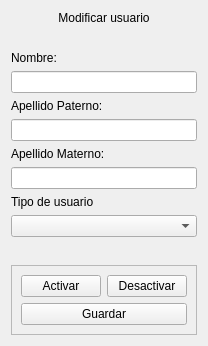
          <widget class="QWidget" name="scrollAreaWidgetContents_2">
           <property name="geometry">
            <rect>
             <x>0</x>
             <y>0</y>
             <width>194</width>
             <height>346</height>
            </rect>
           </property>
           <layout class="QVBoxLayout" name="verticalLayout">
            <item>
             <widget class="QLabel" name="label_modify_user">
              <property name="text">
               <string>Modificar usuario</string>
              </property>
              <property name="alignment">
               <set>Qt::AlignCenter</set>
              </property>
             </widget>
            </item>
            <item>
             <spacer name="horizontal_spacer_modify_user">
              <property name="orientation">
               <enum>Qt::Horizontal</enum>
              </property>
              <property name="sizeHint" stdset="0">
               <size>
                <width>40</width>
                <height>20</height>
               </size>
              </property>
             </spacer>
            </item>
            <item>
             <widget class="QLabel" name="label_modify_user_name">
              <property name="text">
               <string>Nombre:</string>
              </property>
             </widget>
            </item>
            <item>
             <widget class="QLineEdit" name="line_edit_modify_user_name"/>
            </item>
            <item>
             <widget class="QLabel" name="label_modify_user_paternal_surname">
              <property name="text">
               <string>Apellido Paterno:</string>
              </property>
             </widget>
            </item>
            <item>
             <widget class="QLineEdit" name="line_edit_modify_user_paternal_surname"/>
            </item>
            <item>
             <widget class="QLabel" name="label_modify_user_maternal_surname">
              <property name="text">
               <string>Apellido Materno:</string>
              </property>
             </widget>
            </item>
            <item>
             <widget class="QLineEdit" name="line_edit_modify_user_maternal_surname"/>
            </item>
            <item>
             <widget class="QLabel" name="label_modify_user_user_type">
              <property name="text">
               <string>Tipo de usuario</string>
              </property>
             </widget>
            </item>
            <item>
             <widget class="QComboBox" name="combo_box_modify_user_user_type"/>
            </item>
            <item>
             <spacer name="vertical_spacer_modify_user">
              <property name="orientation">
               <enum>Qt::Vertical</enum>
              </property>
              <property name="sizeHint" stdset="0">
               <size>
                <width>20</width>
                <height>40</height>
               </size>
              </property>
             </spacer>
            </item>
            <item>
             <widget class="QFrame" name="frame_modify_user_buttons">
              <property name="frameShape">
               <enum>QFrame::StyledPanel</enum>
              </property>
              <property name="frameShadow">
               <enum>QFrame::Raised</enum>
              </property>
              <layout class="QFormLayout" name="formLayout_3">
               <item row="0" column="0">
                <widget class="QPushButton" name="push_button_modify_user_activate">
                 <property name="text">
                  <string>Activar</string>
                 </property>
                </widget>
               </item>
               <item row="0" column="1">
                <widget class="QPushButton" name="push_button_modify_user_deactivate">
                 <property name="text">
                  <string>Desactivar</string>
                 </property>
                </widget>
               </item>
               <item row="1" column="0" colspan="2">
                <widget class="QPushButton" name="push_button_modify_user_save">
                 <property name="text">
                  <string>Guardar</string>
                 </property>
                </widget>
               </item>
              </layout>
             </widget>
            </item>
           </layout>
          </widget>
